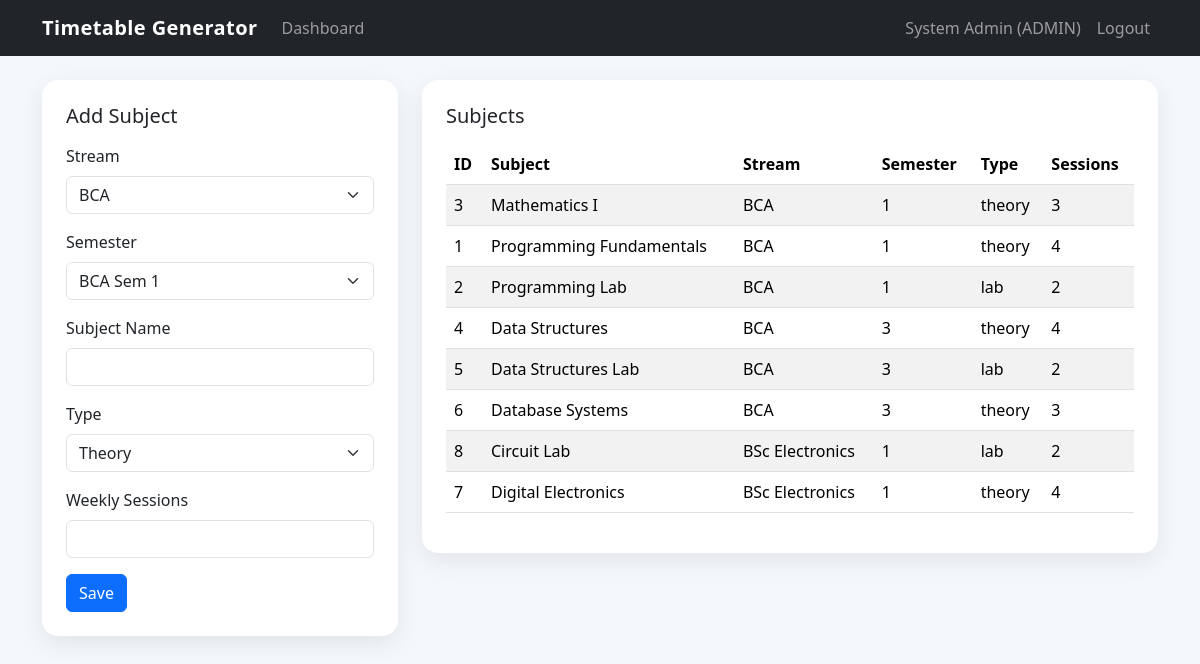
The app's page /admin/subjects.php (signed in) with its own data.
### tables this page shows
CREATE TABLE subjects (
    id INT AUTO_INCREMENT PRIMARY KEY,
    stream_id INT NOT NULL,
    semester_id INT NOT NULL,
    subject_name VARCHAR(120) NOT NULL,
    subject_type ENUM('theory', 'lab') NOT NULL,
    weekly_sessions INT NOT NULL DEFAULT 1,
    CONSTRAINT fk_subject_stream FOREIGN KEY (stream_id) REFERENCES streams(id) ON DELETE CASCADE,
    CONSTRAINT fk_subject_semester FOREIGN KEY (semester_id) REFERENCES semesters(id) ON DELETE CASCADE
);

CREATE TABLE streams (
    id INT AUTO_INCREMENT PRIMARY KEY,
    department_id INT NOT NULL,
    name VARCHAR(100) NOT NULL,
    code VARCHAR(20) NOT NULL UNIQUE,
    CONSTRAINT fk_stream_department FOREIGN KEY (department_id) REFERENCES departments(id) ON DELETE CASCADE
);

CREATE TABLE semesters (
    id INT AUTO_INCREMENT PRIMARY KEY,
    stream_id INT NOT NULL,
    semester_number INT NOT NULL,
    CONSTRAINT fk_semester_stream FOREIGN KEY (stream_id) REFERENCES streams(id) ON DELETE CASCADE
);

### config/database.php (called while the page is built, shortened)
<?php
function db(): PDO
{
    static $pdo = null;
    if ($pdo instanceof PDO) {
        return $pdo;
    }
    $dsn = 'mysql:host=' . DB_HOST . ';dbname=' . DB_NAME . ';charset=utf8mb4';
    $pdo = new PDO($dsn, DB_USER, DB_PASS, [
        PDO::ATTR_ERRMODE => PDO::ERRMODE_EXCEPTION,
        PDO::ATTR_DEFAULT_FETCH_MODE => PDO::FETCH_ASSOC,
    ]);
    return $pdo;
}

### includes/functions.php (called while the page is built, shortened)
<?php
require_once __DIR__ . '/../config/database.php';
function e(?string $value): string
{
    return htmlspecialchars((string) $value, ENT_QUOTES, 'UTF-8');
}
function fetch_all(string $sql, array $params = []): array
{
    $stmt = db()->prepare($sql);
    $stmt->execute($params);
    return $stmt->fetchAll();
}
function get_streams(): array
{
    return fetch_all('SELECT s.*, d.name AS department_name FROM streams s JOIN departments d ON d.id = s.department_id ORDER BY s.name');
}
function get_semesters(): array
{
    return fetch_all('
        SELECT sem.id, sem.semester_number, st.name AS stream_name
        FROM semesters sem
        JOIN streams st ON st.id = sem.stream_id
        ORDER BY st.name, sem.semester_number
    ');
}
function get_subjects(): array
{
    return fetch_all('
        SELECT sub.*, st.name AS stream_name, sem.semester_number
        FROM subjects sub
        JOIN streams st ON st.id = sub.stream_id
        JOIN semesters sem ON sem.id = sub.semester_id
        ORDER BY st.name, sem.semester_number, sub.subject_name
    ');
}

### admin/subjects.php (the view, shortened to what this page needs)
<?php
$streams = get_streams();
$semesters = get_semesters();
$rows = get_subjects();
require_once __DIR__ . '/../includes/header.php';
?>
<div class="row g-4">
    <div class="col-lg-4">
        <div class="card p-4">
            <h1 class="h5 mb-3">Add Subject</h1>
            <form method="post">
                <div class="mb-3"><label class="form-label">Stream</label><select name="stream_id" class="form-select" required><?php foreach ($streams as $stream): ?><option value="<?= e((string) $stream['id']); ?>"><?= e($stream['name']); ?></option><?php endforeach; ?></select></div>
                <div class="mb-3"><label class="form-label">Semester</label><select name="semester_id" class="form-select" required><?php foreach ($semesters as $semester): ?><option value="<?= e((string) $semester['id']); ?>"><?= e($semester['stream_name'] . ' Sem ' . $semester['semester_number']); ?></option><?php endforeach; ?></select></div>
                <div class="mb-3"><label class="form-label">Subject Name</label><input name="subject_name" class="form-control" required></div>
                <div class="mb-3"><label class="form-label">Type</label><select name="subject_type" class="form-select"><option value="theory">Theory</option><option value="lab">Lab</option></select></div>
                <div class="mb-3"><label class="form-label">Weekly Sessions</label><input type="number" min="1" name="weekly_sessions" class="form-control" required></div>
                <button class="btn btn-primary">Save</button>
            </form>
        </div>
    </div>
    <div class="col-lg-8">
        <div class="card p-4">
            <h2 class="h5 mb-3">Subjects</h2>
            <table class="table table-striped">
                <thead><tr><th>ID</th><th>Subject</th><th>Stream</th><th>Semester</th><th>Type</th><th>Sessions</th></tr></thead>
                <tbody><?php foreach ($rows as $row): ?><tr><td><?= e((string) $row['id']); ?></td><td><?= e($row['subject_name']); ?></td><td><?= e($row['stream_name']); ?></td><td><?= e((string) $row['semester_number']); ?></td><td><?= e($row['subject_type']); ?></td><td><?= e((string) $row['weekly_sessions']); ?></td></tr><?php endforeach; ?></tbody>
            </table>
        </div>
    </div>
</div>
<?php require_once __DIR__ . '/../includes/footer.php'; ?>

### assets/css/style.css (style rules this page uses)
body { background: #f4f7fb; color: #1c2434; }
.card { border: 0; border-radius: 1rem; box-shadow: 0 0.5rem 1.5rem rgba(15, 23, 42, 0.08); }
.table thead th { white-space: nowrap; }

### records on screen
subjects: id "3", subject_name "Mathematics I", stream.name "BCA", semester.semester_number "1", subject_type "theory", weekly_sessions "3"
subjects: id "1", subject_name "Programming Fundamentals", stream.name "BCA", semester.semester_number "1", subject_type "theory", weekly_sessions "4"
subjects: id "2", subject_name "Programming Lab", stream.name "BCA", semester.semester_number "1", subject_type "lab", weekly_sessions "2"
subjects: id "4", subject_name "Data Structures", stream.name "BCA", semester.semester_number "3", subject_type "theory", weekly_sessions "4"
subjects: id "5", subject_name "Data Structures Lab", stream.name "BCA", semester.semester_number "3", subject_type "lab", weekly_sessions "2"
subjects: id "6", subject_name "Database Systems", stream.name "BCA", semester.semester_number "3", subject_type "theory", weekly_sessions "3"
subjects: id "8", subject_name "Circuit Lab", stream.name "BSc Electronics", semester.semester_number "1", subject_type "lab", weekly_sessions "2"
subjects: id "7", subject_name "Digital Electronics", stream.name "BSc Electronics", semester.semester_number "1", subject_type "theory", weekly_sessions "4"

### other values on screen
$user['name'] "System Admin"
$user['role'] "ADMIN"
form field stream_id "BCA"
form field semester_id "BCA Sem 1"
